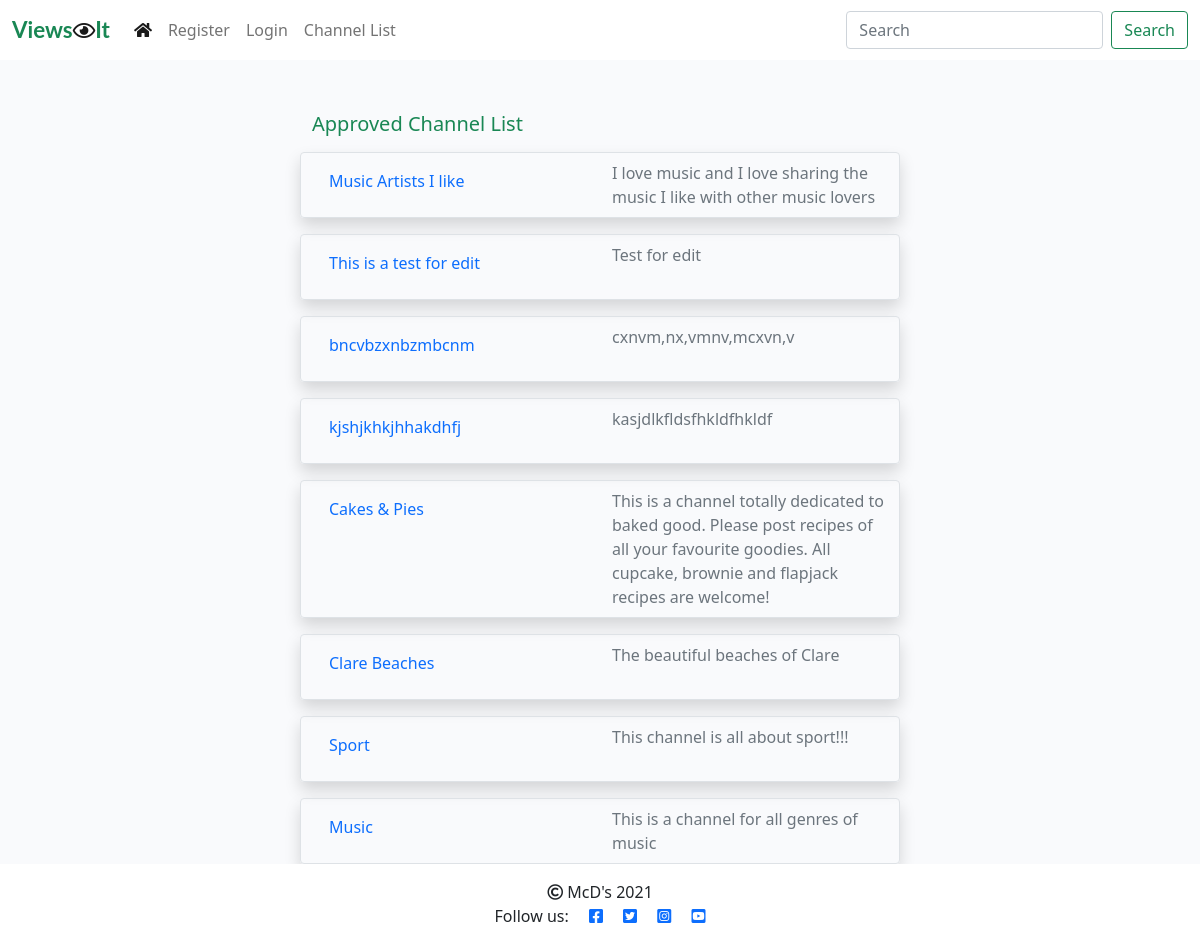
Screenshot of /channel_list/ with the database file from the repository.
### viewsit_app/models.py (models this page shows, shortened)
class Channel(models.Model):
    topic = models.CharField(max_length=50)
    topic_url = models.SlugField(max_length=50, unique=True)
    description = models.CharField(max_length=200)
    author = models.ForeignKey(User, on_delete=models.CASCADE,
                               related_name="channels")
    created_on = models.DateTimeField(auto_now_add=True)
    updated_on = models.DateTimeField(auto_now=True)
    status = models.IntegerField(choices=STATUS, default=0)
    class Meta:
        ordering = ['-created_on']

### viewsit_app/views.py (the view)
# urls.py: path('channel_list/', views.ChannelList.as_view(), name='channel_list'),
class ChannelList(generic.ListView):
    model = Channel
    queryset = Channel.objects.filter(status=1).order_by("-created_on")
    template_name = "channel_list.html"

### templates/channel_list.html (shortened to what this page needs)
{% extends "base.html" %}
{% block content %}
<div class="container-fluid">
    <div class="row">
        <div class="col-sm-6 mt-3 offset-md-3">
            <h5 class="mt-3 text-success">Approved Channel List</h5>
            {% for channel in channel_list %}
                <div class="row border rounded shadow mt-3">
                    <div class="col mt-2 mb-2" ><a class="nav-link" href="{% url 'channel_view' slug=channel.topic_url %}"><p class="card-title">{{ channel.topic }}</p></a> </div>
                    <div class="col card-text text-muted mt-2 mb-2">{{ channel.description }}</div>
                </div>
            {% empty %}
                <div><h4>There are no channels available.</h4></div>
            {% endfor %}
        </div>
    </div>
</div>
{%endblock%}

### static/css/style.css (style rules this page uses)
body { padding-top: 80px; }
.main-bg { background-color: #F9FAFC; }

### rows the page displays
Channel: topic "Music Artists I like", description "I love music and I love sharing the music I like with other music lovers"
Channel: topic "This is a test for edit", description "Test for edit"
Channel: topic "bncvbzxnbzmbcnm", description "cxnvm,nx,vmnv,mcxvn,v"
Channel: topic "kjshjkhkjhhakdhfj", description "kasjdlkfldsfhkldfhkldf"
Channel: topic "Cakes & Pies", description "This is a channel totally dedicated to baked good. Please post recipes of all your favourite goodies. All cupcake, brownie and flapjack recipes are welcome!"
Channel: topic "Clare Beaches", description "The beautiful beaches of Clare"
Channel: topic "Sport", description "This channel is all about sport!!!"
Channel: topic "Music", description "This is a channel for all genres of music"
